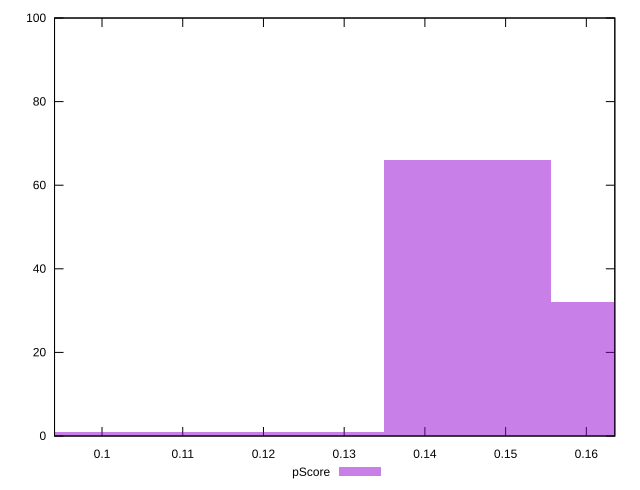

Here is the gnuplot script that generated this plot:
reset

$pScore <<EOF
0.10377566897690285 1
0.16604107036304455 32
0.14528593656766398 66
0.12453080277228341 1
EOF

set key outside below
set boxwidth 0.02075513379538057
set xrange [0.09411764705882353:0.16352941176470587]
set yrange [0:100]
set trange [0:100]
set style fill transparent solid 0.5 noborder
set terminal svg size 640, 490 enhanced background rgb 'white'
set output "reports/report_00032_2021-02-25T10-28-15.087Z/unused-javascript/samples/music/pScore/histogram.svg"

plot $pScore title "pScore" with boxes

reset
